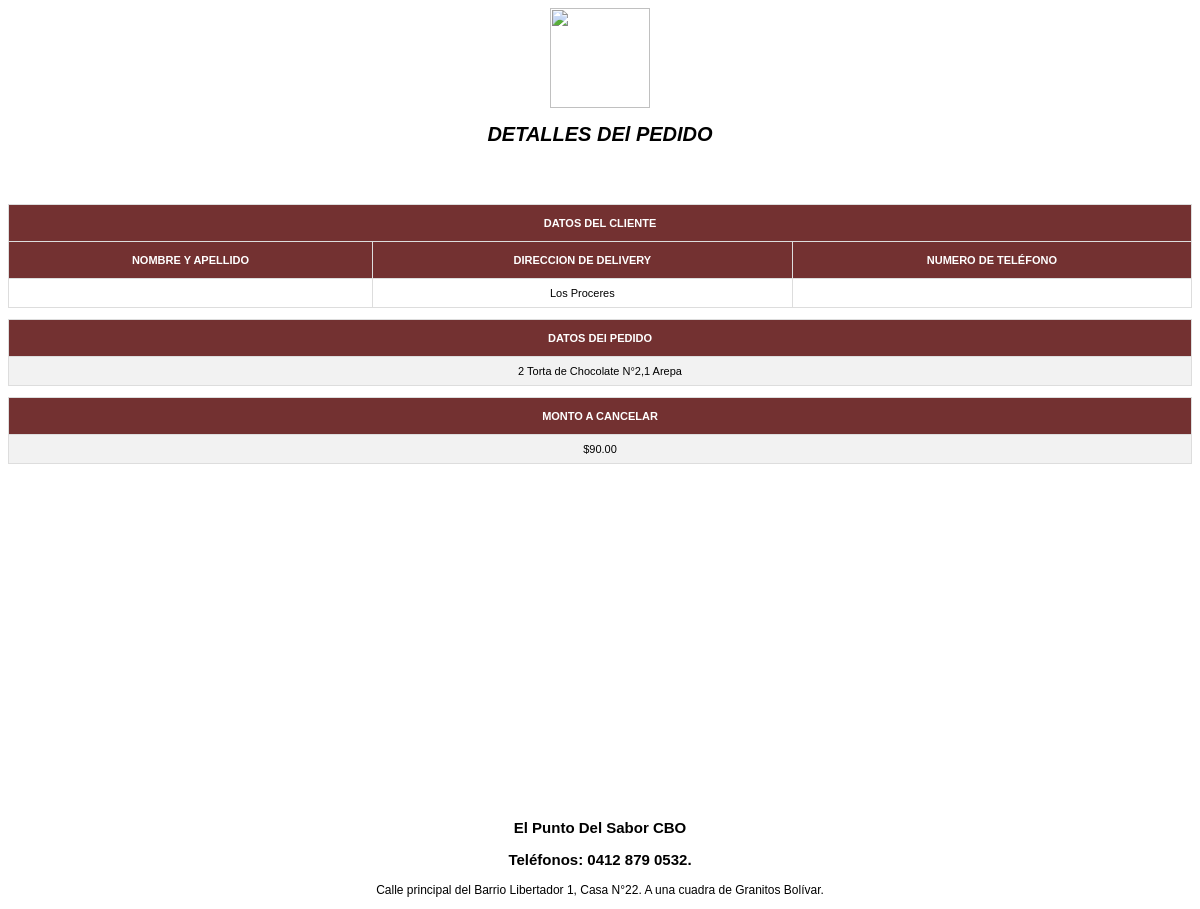
/factura2.php?id=13, run on the app's committed database.
### tables this page shows
CREATE TABLE `pedidos` (
  `id` int(255) NOT NULL AUTO_INCREMENT,
  `usuario` varchar(255) NOT NULL,
  `productos` varchar(2000) NOT NULL,
  `subtotal` varchar(255) NOT NULL,
  `status` varchar(255) NOT NULL,
  `direccion` varchar(255) NOT NULL,
  PRIMARY KEY (`id`)
);

### factura2.php (the view, shortened to what this page needs)
<!DOCTYPE html>
<html>
<head>
</head>
<body>
    <div style="font-size: 10px;">
	<center><img src="img/logo.png" style="height: 100px; width: 100px; "></center>
<?php
  $id=$_GET['id'];
    $conexion=mysqli_connect('localhost','root','','delmary');
    $sql="SELECT * FROM pedidos WHERE id='$id'";
    $result=mysqli_query($conexion,$sql);
    while($mostrar=mysqli_fetch_array($result)){
      $productos = $mostrar['productos'];
      $subtotal = $mostrar['subtotal'];
      $direccion = $mostrar['direccion'];
}
     ?>
<h1 align="center" style="font-style: oblique;">DETALLES DEl PEDIDO</h1>
<br><br><br><br>
        <table id="factura">
                    <tr>
                        <th colspan="3">DATOS DEL CLIENTE</th>
                    </tr>
                    <tr>
                        <th>NOMBRE Y APELLIDO</th>
                        <th>DIRECCION DE DELIVERY</th>
                        <th>NUMERO DE TELÉFONO</th>
                    </tr>
                    <tr>
                        <td style="" align="center"><?php echo $nombres; ?> </td>
                        <td style="" align="center"><?php echo $direccion; ?></td>
                        <td style=""align="center"><?php echo $telefono ?></td>
                    </tr>
            </table>
            <br>
            <table id="factura">
                    <tr>
                        <th colspan="1" align="center">DATOS DEl PEDIDO</th>
                    </tr>
                    <tr>
                        <td style="" align="center"><?php echo $productos; ?></td>
                    </tr>
            </table>
            <br>
            <table id="factura">
                    <tr>
                        <th colspan="1" align="center">MONTO A CANCELAR</th>
                    </tr>
                    <tr>
                        <td style="" align="center">$<?php echo $subtotal; ?></td>
                    </tr>
            </table>
        <div class="footer">
            <p style="text-align: center; font-size: 15px; font-weight: bold;">El Punto Del Sabor CBO</p>
            <p style="text-align: center; font-size: 15px; font-weight: bold;">Teléfonos: 0412 879 0532.</p>
            <p style="text-align: center; font-size: 12px; ">Calle principal del Barrio Libertador 1, Casa N°22. A una cuadra de Granitos Bolívar. </p>
        </div>

### factura2.php (style rules this page uses)
body { font-family: Arial, Helvetica, sans-serif; }
#factura { font-family: Arial, Helvetica, sans-serif; border-collapse: collapse; width: 100%; font-size: 11px; }
#factura td, #factura th { border: 1px solid #ddd; padding: 8px; }
#factura tr:nth-child(even) { background-color: #f2f2f2; }
#factura th { padding-top: 12px; padding-bottom: 12px; text-align: center; background-color: #733131; color: white; }
.footer { margin-top: 30%; }

### data on the page
pedidos: direccion "Los Proceres", productos "2 Torta de Chocolate N°2,1 Arepa", subtotal "90.00"
